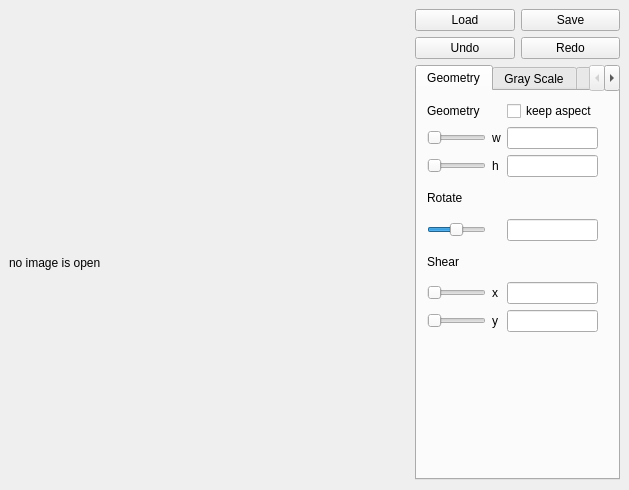
<?xml version="1.0" encoding="UTF-8"?>
<ui version="4.0">
 <class>MainWindow</class>
 <widget class="QWidget" name="MainWindow">
  <property name="geometry">
   <rect>
    <x>0</x>
    <y>0</y>
    <width>629</width>
    <height>490</height>
   </rect>
  </property>
  <widget class="QWidget" name="horizontalLayoutWidget">
   <property name="geometry">
    <rect>
     <x>9</x>
     <y>9</y>
     <width>611</width>
     <height>471</height>
    </rect>
   </property>
   <layout class="QHBoxLayout" name="horizontalLayout">
    <item>
     <layout class="QVBoxLayout" name="verticalLayout">
      <item>
       <widget class="QLabel" name="name_lb">
        <property name="sizePolicy">
         <sizepolicy hsizetype="Preferred" vsizetype="Fixed">
          <horstretch>0</horstretch>
          <verstretch>0</verstretch>
         </sizepolicy>
        </property>
        <property name="text">
         <string/>
        </property>
       </widget>
      </item>
      <item>
       <widget class="QLabel" name="image_lb">
        <property name="sizePolicy">
         <sizepolicy hsizetype="Fixed" vsizetype="Fixed">
          <horstretch>0</horstretch>
          <verstretch>0</verstretch>
         </sizepolicy>
        </property>
        <property name="minimumSize">
         <size>
          <width>400</width>
          <height>400</height>
         </size>
        </property>
        <property name="text">
         <string>no image is open</string>
        </property>
       </widget>
      </item>
     </layout>
    </item>
    <item>
     <layout class="QVBoxLayout" name="verticalLayout_3">
      <item>
       <layout class="QGridLayout" name="gridLayout">
        <item row="0" column="0">
         <widget class="QPushButton" name="load_btn">
          <property name="text">
           <string>Load</string>
          </property>
         </widget>
        </item>
        <item row="1" column="0">
         <widget class="QPushButton" name="undo_btn">
          <property name="text">
           <string>Undo</string>
          </property>
         </widget>
        </item>
        <item row="1" column="1">
         <widget class="QPushButton" name="redo_btn">
          <property name="text">
           <string>Redo</string>
          </property>
         </widget>
        </item>
        <item row="0" column="1">
         <widget class="QPushButton" name="save_btn">
          <property name="text">
           <string>Save</string>
          </property>
         </widget>
        </item>
       </layout>
      </item>
      <item>
       <widget class="QTabWidget" name="tabWidget">
        <property name="currentIndex">
         <number>0</number>
        </property>
        <widget class="QWidget" name="tab_1">
         <attribute name="title">
          <string>Geometry</string>
         </attribute>
         <widget class="QWidget" name="gridLayoutWidget_2">
          <property name="geometry">
           <rect>
            <x>10</x>
            <y>10</y>
            <width>171</width>
            <height>231</height>
           </rect>
          </property>
          <layout class="QGridLayout" name="gridLayout_2">
           <item row="5" column="0">
            <widget class="QSlider" name="geo_h_slider">
             <property name="orientation">
              <enum>Qt::Horizontal</enum>
             </property>
            </widget>
           </item>
           <item row="8" column="0">
            <widget class="QLabel" name="shr_lb">
             <property name="text">
              <string>Shear</string>
             </property>
            </widget>
           </item>
           <item row="9" column="2">
            <widget class="QLineEdit" name="shr_x_input"/>
           </item>
           <item row="5" column="1">
            <widget class="QLabel" name="geo_h_lb">
             <property name="text">
              <string>h</string>
             </property>
            </widget>
           </item>
           <item row="4" column="0">
            <widget class="QSlider" name="geo_w_slider">
             <property name="orientation">
              <enum>Qt::Horizontal</enum>
             </property>
            </widget>
           </item>
           <item row="9" column="0">
            <widget class="QSlider" name="shr_x_slider">
             <property name="orientation">
              <enum>Qt::Horizontal</enum>
             </property>
            </widget>
           </item>
           <item row="9" column="1">
            <widget class="QLabel" name="shr_x_lb">
             <property name="text">
              <string>x</string>
             </property>
            </widget>
           </item>
           <item row="5" column="2">
            <widget class="QLineEdit" name="geo_h_input"/>
           </item>
           <item row="4" column="1">
            <widget class="QLabel" name="geo_w_lb">
             <property name="text">
              <string>w</string>
             </property>
            </widget>
           </item>
           <item row="3" column="0">
            <widget class="QLabel" name="geo_lb">
             <property name="text">
              <string>Geometry</string>
             </property>
            </widget>
           </item>
           <item row="10" column="0">
            <widget class="QSlider" name="shr_y_slider">
             <property name="orientation">
              <enum>Qt::Horizontal</enum>
             </property>
            </widget>
           </item>
           <item row="10" column="2">
            <widget class="QLineEdit" name="shr_y_input"/>
           </item>
           <item row="10" column="1">
            <widget class="QLabel" name="shr_y_lb">
             <property name="text">
              <string>y</string>
             </property>
            </widget>
           </item>
           <item row="4" column="2">
            <widget class="QLineEdit" name="geo_w_input"/>
           </item>
           <item row="6" column="0">
            <widget class="QLabel" name="rot_lb">
             <property name="text">
              <string>Rotate</string>
             </property>
            </widget>
           </item>
           <item row="7" column="0">
            <widget class="QSlider" name="rot_slider">
             <property name="minimum">
              <number>-180</number>
             </property>
             <property name="maximum">
              <number>180</number>
             </property>
             <property name="orientation">
              <enum>Qt::Horizontal</enum>
             </property>
            </widget>
           </item>
           <item row="7" column="2">
            <widget class="QLineEdit" name="rot_input"/>
           </item>
           <item row="3" column="2">
            <widget class="QCheckBox" name="geo_check">
             <property name="text">
              <string>keep aspect</string>
             </property>
            </widget>
           </item>
          </layout>
         </widget>
        </widget>
        <widget class="QWidget" name="tab_2">
         <attribute name="title">
          <string>Gray Scale</string>
         </attribute>
         <widget class="QWidget" name="verticalLayoutWidget_3">
          <property name="geometry">
           <rect>
            <x>10</x>
            <y>10</y>
            <width>171</width>
            <height>81</height>
           </rect>
          </property>
          <layout class="QVBoxLayout" name="verticalLayout_4">
           <item>
            <widget class="QPushButton" name="gs_btn">
             <property name="text">
              <string>Gray Scale</string>
             </property>
            </widget>
           </item>
           <item>
            <widget class="QPushButton" name="thr_btn">
             <property name="text">
              <string>Threshold</string>
             </property>
            </widget>
           </item>
           <item>
            <widget class="QPushButton" name="adpthr_btn">
             <property name="text">
              <string>Adaptive Threshold</string>
             </property>
            </widget>
           </item>
          </layout>
         </widget>
        </widget>
        <widget class="QWidget" name="tab_3">
         <attribute name="title">
          <string>Enhance</string>
         </attribute>
         <widget class="QWidget" name="verticalLayoutWidget_4">
          <property name="geometry">
           <rect>
            <x>10</x>
            <y>10</y>
            <width>171</width>
            <height>111</height>
           </rect>
          </property>
          <layout class="QVBoxLayout" name="verticalLayout_5">
           <item>
            <widget class="QPushButton" name="sharpen_btn">
             <property name="text">
              <string>Sharpen</string>
             </property>
            </widget>
           </item>
           <item>
            <widget class="QPushButton" name="blur_btn">
             <property name="text">
              <string>Blur</string>
             </property>
            </widget>
           </item>
           <item>
            <widget class="QPushButton" name="equ_btn">
             <property name="text">
              <string>Equalization</string>
             </property>
            </widget>
           </item>
           <item>
            <widget class="QPushButton" name="hist_btn">
             <property name="text">
              <string>Histogram</string>
             </property>
            </widget>
           </item>
          </layout>
         </widget>
        </widget>
       </widget>
      </item>
     </layout>
    </item>
   </layout>
  </widget>
 </widget>
 <resources/>
 <connections>
  <connection>
   <sender>load_btn</sender>
   <signal>clicked()</signal>
   <receiver>MainWindow</receiver>
   <slot>OnLoadBtn()</slot>
   <hints>
    <hint type="sourcelabel">
     <x>462</x>
     <y>21</y>
    </hint>
    <hint type="destinationlabel">
     <x>435</x>
     <y>5</y>
    </hint>
   </hints>
  </connection>
  <connection>
   <sender>save_btn</sender>
   <signal>clicked()</signal>
   <receiver>MainWindow</receiver>
   <slot>OnSaveBtn()</slot>
   <hints>
    <hint type="sourcelabel">
     <x>569</x>
     <y>19</y>
    </hint>
    <hint type="destinationlabel">
     <x>529</x>
     <y>6</y>
    </hint>
   </hints>
  </connection>
 </connections>
 <slots>
  <slot>OnLoadBtn()</slot>
  <slot>OnSaveBtn()</slot>
 </slots>
</ui>
